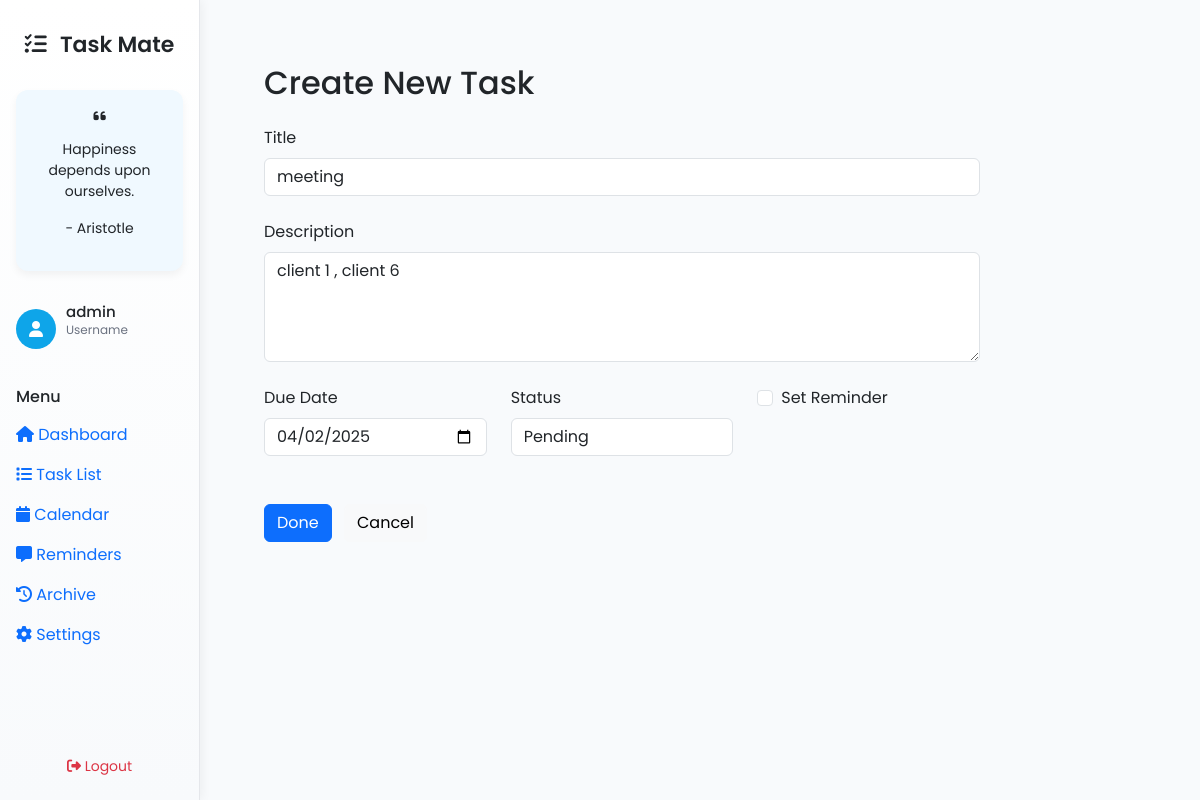
The app's page /edit-task/24/ (signed in) with its own data.
### home/models.py (models this page shows, shortened)
class Task(models.Model):
    user = models.ForeignKey(User, on_delete=models.CASCADE, null=True, blank=True)
    title = models.CharField(max_length=255)
    description = models.TextField(blank=True, null=True)
    due_date = models.DateField(default=now)
    created_at = models.DateTimeField(auto_now_add=True)
    status = models.CharField(max_length=20, choices=STATUS_CHOICES, default='pending')
    reminder = models.BooleanField(default=False)
    is_archived = models.BooleanField(default=False)  # New field to archive tasks

### home/views.py (the view)
# urls.py: path("edit-task/<int:task_id>/", views.edit_task, name="edit_task"),
@login_required
def edit_task(request, task_id):
    task = get_object_or_404(Task, id=task_id)
    if request.method == "POST":
        form = TaskForm(request.POST, instance=task)
        if form.is_valid():
            form.save()
            return redirect('task_list')  # Redirect back to the list after saving
    else:
        form = TaskForm(instance=task)
    return render(request, 'create_task.html', {'form': form})

### home/forms.py
class TaskForm(forms.ModelForm):
    class Meta:
        model = Task
        fields = [
            'title',          # Task title
            'description',    # Task description
            'due_date',       # Due date for the task
            'status',         # Status of the task (e.g., Pending, Completed)
            'reminder',       # Field for setting a reminder
        ]
        widgets = {
            'title': forms.TextInput(attrs={'class': 'form-control', 'placeholder': 'Enter task title'}),
            'description': forms.Textarea(attrs={'class': 'form-control', 'rows': 4, 'placeholder': 'Enter task description'}),
            'due_date': forms.DateInput(attrs={'type': 'date', 'class': 'form-control'}),
            'status': forms.Select(attrs={'class': 'form-control'}),
            'reminder': forms.CheckboxInput(attrs={'class': 'form-check-input'}),
        }

### home/templatetags/custom_filters.py (called while the page is built)
@register.filter(name='addclass')
def addclass(field, css):
    return field.as_widget(attrs={'class': css})

### templates/create_task.html (shortened to what this page needs)
{% extends "base.html" %}
{% load custom_filters %}
{% block content %}
<div class="col-md-9 col-lg-10">
    <div class="content-wrapper">
        <h2 class="mb-4">Create New Task</h2>
        <div class="form-container" style="max-width: 800px;">
            <form method="post" class="needs-validation" novalidate>
                <div class="mb-4">
                    <label for="{{ form.title.id_for_label }}" class="form-label">Title</label>
                    {{ form.title|addclass:"form-control" }}
                </div>
                <div class="mb-4">
                    <label for="{{ form.description.id_for_label }}" class="form-label">Description</label>
                    {{ form.description|addclass:"form-control" }}
                </div>
                <div class="row">
                    <div class="col-md-4 mb-4">
                        <label for="{{ form.due_date.id_for_label }}" class="form-label">Due Date</label>
                        {{ form.due_date|addclass:"form-control" }}
                    </div>
                    <div class="col-md-4 mb-4">
                        <label for="{{ form.status.id_for_label }}" class="form-label">Status</label>
                        {{ form.status|addclass:"form-control" }}
                    </div>
                    <div class="col-md-4 mb-4">
                        <div class="form-check">
                            {{ form.reminder|addclass:"form-check-input" }}
                            <label for="{{ form.reminder.id_for_label }}" class="form-check-label">Set Reminder</label>
                        </div>
                    </div>
                <div class="mt-4">
                    <button type="submit" class="btn btn-primary me-2">Done</button>
                    <a href="{% url 'task_list' %}" class="btn btn-light">Cancel</a>
                </div>
            </form>
        </div>
    </div>
</div>
{% endblock %}

### templates/base.html (shortened to what this page needs)
<!DOCTYPE html>
<html lang="en">
<head>
    <link href="https://cdn.jsdelivr.net/npm/bootstrap@5.3.0/dist/css/bootstrap.min.css" rel="stylesheet">
    <link rel="stylesheet" href="https://cdnjs.cloudflare.com/ajax/libs/font-awesome/6.4.0/css/all.min.css">
    <link href="https://cdn.jsdelivr.net/npm/fullcalendar@5.11.3/main.min.css" rel="stylesheet">
</head>
<body>
    <div class="container-fluid">
        <div class="row">
            <div class="col-md-3 col-lg-2 px-0 sidebar">
                <div class="d-flex flex-column h-100">
                    <div class="p-3 text-center">
                        <h3 class="font-bold text-gray-800">
                            <i class="fas fa-tasks me-2 text-blue-500"></i>
                            Task Mate
                        </h3>
                    </div>
                    <div class="quote-section">
                        <i class="fas fa-quote-left text-blue-500 mb-2"></i>
                        <p id="quote" class="text-sm font-medium text-gray-700 mt-2 leading-relaxed">
                        </p>
                        <p id="quoteAuthor" class="text-xs font-normal text-gray-500 mt-3 italic">
                        </p>
                    </div>
                    <div class="username-section">
                        <div class="username-icon">
                            <i class="fas fa-user"></i>
                        </div>
                        <div>
                            <h5 id="username" class="text-sm font-semibold text-gray-700 mb-0">
                                {{ request.user.username }}
                            </h5>
                            <p class="text-xs text-gray-500">Username</p>
                        </div>
                    </div>
                    <nav class="py-2">
                        <h6 class="px-3 text-xs text-gray-500 uppercase">Menu</h6>
                        <div class="nav flex-column mt-2">
                            <a href="{% url 'dashboard' %}" class="menu-item nav-link {% block dashboard_active %}{% endblock %}">
                                <i class="fas fa-home"></i>
                                Dashboard
                            </a>
                            <a href="{% url 'task_list' %}" class="menu-item nav-link {% block task_list_active %}{% endblock %}">
                                <i class="fas fa-list"></i>
                                Task List
                            </a>
                            <a href="{% url 'calendar' %}" class="menu-item nav-link {% block calendar_active %}{% endblock %}">
                                <i class="fas fa-calendar"></i>
                                Calendar
                            </a>
                            <a href="#" class="menu-item nav-link">
                                <i class="fas fa-message"></i>
                                Reminders
                            </a>
                            <a href="{% url 'archive' %}" class="menu-item nav-link">
                                <i class="fas fa-history"></i>
                                Archive
                            </a>
                            <a href="{% url 'settings' %}" class="menu-item nav-link">
                                <i class="fas fa-cog"></i>
                                Settings
                            </a>
                        </div>
                    </nav>
                    <div class="p-3 mt-auto">
                        <form method="post" action="{% url 'logout' %}">
                            <button type="submit" class="logout-btn btn text-danger flex items-center gap-2 justify-center">
                                <i class="fas fa-sign-out-alt"></i>
                                Logout
                            </button>
                        </form>
                    </div>
                </div>
            </div>
        <div class="col-md-9 col-lg-10 content-wrapper">
                    {% block content %}{% endblock %}
                </div>
            </div>
        </div>
</body>
</html>

### templates/base.html (style rules this page uses)
body { font-family: 'Poppins', sans-serif; background-color: #f8fafc; }
.sidebar { height: 100vh; border-right: 1px solid #e5e7eb; background: linear-gradient(180deg, #ffffff 0%, #f8fafc 100%); box-shadow: 2px 0 10px rgba(0,0,0,0.05); overflow-y: auto; padding-top: 1rem; }
.sidebar h3 { font-size: 22px; font-weight: 600; }
.quote-section { background-color: #f0f9ff; border-radius: 12px; padding: 1rem; box-shadow: 0 4px 8px rgba(0, 0, 0, 0.05); margin: 0.5rem 1rem 1rem; text-align: center; font-size: 14px; }
.username-section { padding: 1rem; display: flex; align-items: center; gap: 10px; margin-bottom: 0.5rem; }
.username-icon { width: 40px; height: 40px; background-color: #0ea5e9; color: white; border-radius: 50%; display: flex; align-items: center; justify-content: center; }
.username-section h5 { font-size: 15px; font-weight: 500; }
.username-section p { font-size: 12px; color: #6b7280; }
.logout-btn { transition: all 0.3s ease; width: 100%; font-size: 14px; }
.content-wrapper { padding: 2rem; }

### records on screen
Task: title "meeting", description "client 1 , client 6", due_date "04/02/2025", status "Pending"

### other values on screen
{{ request.user.username }} "admin"
